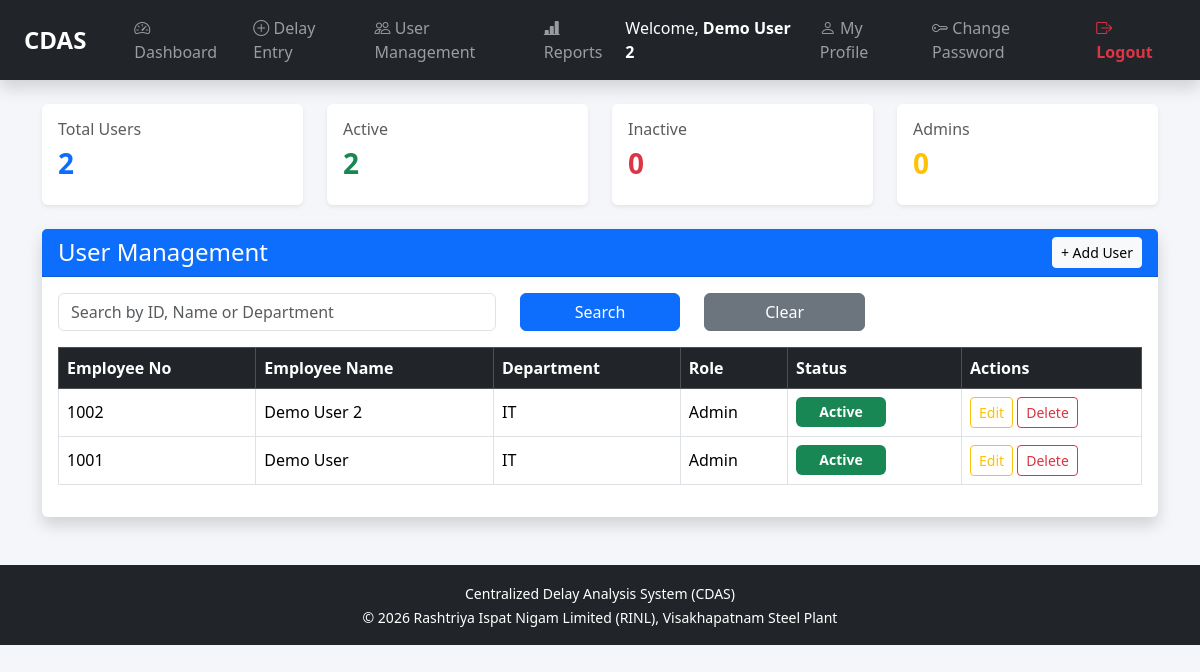
Page /users/ (signed in) on the committed database.
### accounts/models.py (models this page shows, shortened)
class User(models.Model):
    ROLE_CHOICES = [
        ("sys_admin", "System Admin"),
        ("dept_admin", "Department Admin"),
        ("dept_user", "Department User"),
        ("ppm_admin", "PPM Admin"),
        ("ppm_user", "PPM User"),
    ]
    STATUS_CHOICES = [
        ("Active", "Active"),
        ("Inactive", "Inactive"),
    ]
    emp_no = models.CharField(max_length=20, unique=True)
    emp_name = models.CharField(max_length=100)
    department = models.CharField(max_length=100, blank=True)
    password = models.CharField(max_length=100)
    role = models.CharField(
        max_length=20,
        choices=ROLE_CHOICES,
        default="dept_user"
    )
    status = models.CharField(
        max_length=10,
        choices=STATUS_CHOICES,
        default="Active"
    )

### accounts/views.py (the view)
def user_list(request):
    if "emp_no" not in request.session:
        return redirect("login")
    users = User.objects.all()
    search = request.GET.get("search")
    if search:
        users = users.filter(
            emp_no__icontains=search
        ) | users.filter(
            emp_name__icontains=search
        )
    total_users = User.objects.count()
    active_users = User.objects.filter(
        status="Active"
    ).count()
    inactive_users = User.objects.filter(
        status="Inactive"
    ).count()
    paginator = Paginator(
        users,
        10
    )
    page_number = request.GET.get("page")
    page_obj = paginator.get_page(
        page_number
    )
    total_users = User.objects.count()
    active_users = User.objects.filter(
    status="Active"
).count()
    inactive_users = User.objects.filter(
    status="Inactive"
).count()
    admin_count = User.objects.filter(
    role__in=[
        "sys_admin",
        "dept_admin",
        "ppm_admin"
    ]
).count()
    for u in users:
        print("Employee:", u.emp_no, "Status:", u.status)
    return render(
        request,
        "accounts/user_list.html",
        {
            "page_obj": page_obj,
            "search": search,
            "total_users": total_users,
            "active_users": active_users,
            "inactive_users": inactive_users,
            "total_users": total_users,
"active_users": active_users,
"inactive_users": inactive_users,
"admin_count": admin_count,
        }
    )

### accounts/templates/accounts/user_list.html (shortened to what this page needs)
{% extends "base.html" %}
{% block content %}
<div class="container mt-4">
<div class="row mb-4">
    <div class="col-md-3">
        <div class="card shadow-sm border-0">
            <div class="card-body">
                <h6 class="text-muted">
                    Total Users
                </h6>
                <h3 class="fw-bold text-primary">
                    {{ total_users }}
                </h3>
            </div>
        </div>
    </div>
    <div class="col-md-3">
        <div class="card shadow-sm border-0">
            <div class="card-body">
                <h6 class="text-muted">
                    Active
                </h6>
                <h3 class="fw-bold text-success">
                    {{ active_users }}
                </h3>
            </div>
        </div>
    </div>
    <div class="col-md-3">
        <div class="card shadow-sm border-0">
            <div class="card-body">
                <h6 class="text-muted">
                    Inactive
                </h6>
                <h3 class="fw-bold text-danger">
                    {{ inactive_users }}
                </h3>
            </div>
        </div>
    </div>
    <div class="col-md-3">
        <div class="card shadow-sm border-0">
            <div class="card-body">
                <h6 class="text-muted">
                    Admins
                </h6>
                <h3 class="fw-bold text-warning">
                    {{ admin_count }}
                </h3>
            </div>
        </div>
    </div>
</div>
<div class="card shadow border-0">
    <div class="card-header bg-primary text-white d-flex justify-content-between align-items-center">
        <h4 class="mb-0">
            User Management
        </h4>
        <a href="{% url 'user_add' %}"
           class="btn btn-light btn-sm">
            + Add User
        </a>
    </div>
    <div class="card-body">
        <form method="GET" class="row mb-3">
            <div class="col-md-5">
                <input
                type="text"
                name="search"
                class="form-control"
                placeholder="Search by ID, Name or Department"
                value="{{ search|default:'' }}"
                >
            </div>
            <div class="col-md-2">
                <button class="btn btn-primary w-100">
                    Search
                </button>
            </div>
            <div class="col-md-2">
                <a href="{% url 'user_list' %}"
                   class="btn btn-secondary w-100">
                    Clear
                </a>
            </div>
        </form>
        <div class="table-responsive">
            <table class="table table-hover table-bordered align-middle">
                <thead class="table-dark">
                    <tr>
                        <th>
                            Employee No
                        </th>
                        <th>
                            Employee Name
                        </th>
                        <th>
                            Department
                        </th>
                        <th>
                            Role
                        </th>
                        <th>Status</th>
                        <th width="180">
                            Actions
                        </th>
                    </tr>
                </thead>
                <tbody>
                {% for user in page_obj %}
                    <tr>
                        <td>
                            {{ user.emp_no }}
                        </td>
                        <td>
                            {{ user.emp_name }}
                        </td>
                        <td>
                            {{ user.department }}
                        </td>
                        <td>
                            {{ user.get_role_display }}
                        </td>
                        <td>
    {% if user.status == "Active" %}
        <span class="badge bg-success px-3 py-2">
            Active
        </span>
    {% else %}
        <span class="badge bg-danger px-3 py-2">
            Inactive
        </span>
    {% endif %}
</td>
                        <td>
                            <a href="{% url 'user_edit' user.id %}"
   class="btn btn-outline-warning btn-sm">
    Edit
</a>
<a href="{% url 'user_delete' user.id %}"
   class="btn btn-outline-danger btn-sm"
   onclick="return confirm('Delete this user?');">
    Delete
</a>
                        </td>
                    </tr>
                {% endfor %}
                </tbody>
            </table>
        </div>
    </div>
</div>
</div>
{% endblock %}

### templates/base.html (shortened to what this page needs)
<!DOCTYPE html>
<html lang="en">
<head>
{% load static %}
<link href="https://cdn.jsdelivr.net/npm/bootstrap@5.3.3/dist/css/bootstrap.min.css"
rel="stylesheet">
<link href="https://cdn.jsdelivr.net/npm/bootstrap-icons@1.11.3/font/bootstrap-icons.css"
rel="stylesheet">
<link rel="stylesheet"
href="{% static 'css/style.css' %}">
</head>
<body>
{% if request.session.emp_no %}
<nav class="navbar navbar-expand-lg navbar-dark bg-dark shadow">
<div class="container-fluid px-4">
<a class="navbar-brand fw-bold fs-4"
href="{% url 'dashboard' %}">
CDAS
</a>
<div class="collapse navbar-collapse"
id="navbarMenu">
<ul class="navbar-nav me-auto mb-2 mb-lg-0 ms-3">
<li class="nav-item">
<a class="nav-link px-3"
href="{% url 'dashboard' %}">
<i class="bi bi-speedometer2"></i>
Dashboard
</a>
</li>
<li class="nav-item">
<a class="nav-link px-3"
href="{% url 'delay_entry' %}">
<i class="bi bi-plus-circle"></i>
Delay Entry
</a>
</li>
<li class="nav-item">
<a class="nav-link px-3"
href="{% url 'user_list' %}">
<i class="bi bi-people"></i>
User Management
</a>
</li>
<li class="nav-item">
<a class="nav-link px-3"
href="{% url 'report_home' %}">
<i class="bi bi-bar-chart-line-fill"></i>
Reports
</a>
</li>
</ul>
<ul class="navbar-nav ms-auto align-items-center">
<li class="nav-item">
<span class="navbar-text text-white me-4">
Welcome,
<strong>
{{ request.session.emp_name|default:"System Admin" }}
</strong>
</span>
</li>
<li class="nav-item">
<a class="nav-link px-3"
href="{% url 'profile' %}">
<i class="bi bi-person"></i>
My Profile
</a>
</li>
<li class="nav-item">
<a class="nav-link px-3"
href="{% url 'change_password' %}">
<i class="bi bi-key"></i>
Change Password
</a>
</li>
<li class="nav-item">
<a class="nav-link text-danger fw-semibold px-3"
href="{% url 'logout' %}">
<i class="bi bi-box-arrow-right"></i>
Logout
</a>
</li>
</ul>
</div>
</div>
</nav>
{% endif %}
<div class="container-fluid px-4 mt-4">
{% block content %}
{% endblock %}
</div>
{% if request.session.emp_no %}
<footer class="bg-dark text-white text-center mt-5 py-3">
<small>
Centralized Delay Analysis System (CDAS)
<br>
© 2026 Rashtriya Ispat Nigam Limited (RINL), Visakhapatnam Steel Plant
</small>
</footer>
{% endif %}
</body>
</html>

### static/css/style.css (style rules this page uses)
body { background:#f4f6f9; }
table { background:white; }
.card { box-shadow:0px 2px 8px rgba(0,0,0,0.1); }
.card-header { font-weight:600; }
.badge { font-size:14px; min-width:90px; }

### rows in the picture
User: session.emp_name "Demo User 2", emp_no "1002", emp_name "Demo User 2", department "IT", role "Admin", status "Active"
User: emp_no "1001", emp_name "Demo User", department "IT", role "Admin", status "Active"

### other values in the picture
{{ total_users }} "2"
{{ active_users }} "2"
{{ inactive_users }} "0"
{{ admin_count }} "0"
